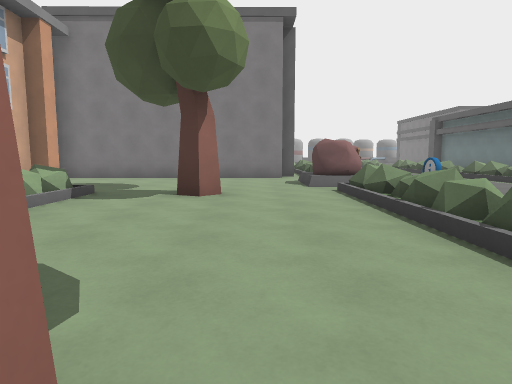
[1] (above)

24 first-person views from a walk through a Godot game level. The camera is 1.3 m above the floor, tilts 6° down and sees 75° across. The floor is counted in squares, 2 m on a side. Each view is taken from the middle of a square. On the plan, view 1 faces up. The plan holds only what a view shows up to about 10 squares ahead; the rest is blank. The place goes on beyond the plan.

[2]
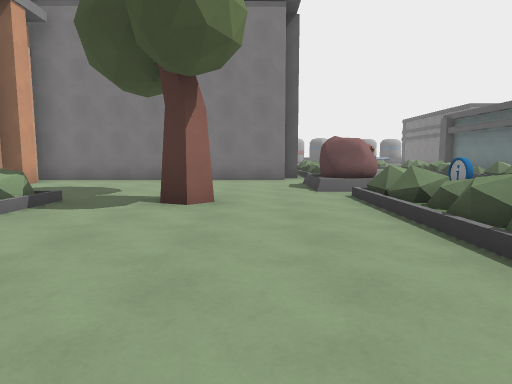

[3]
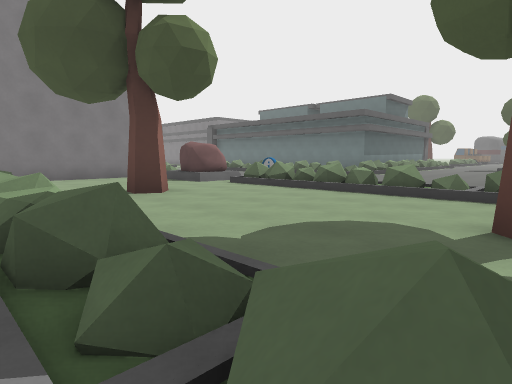

[4]
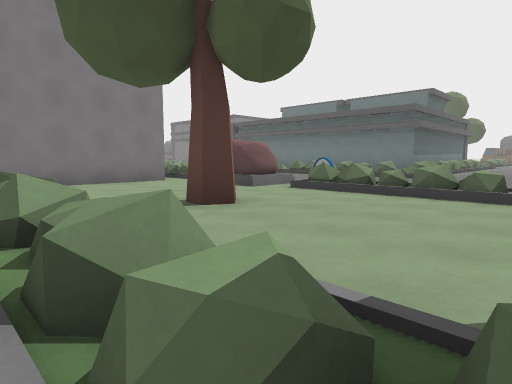

[5]
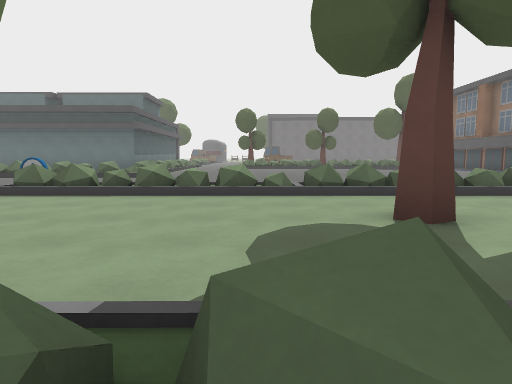

[6]
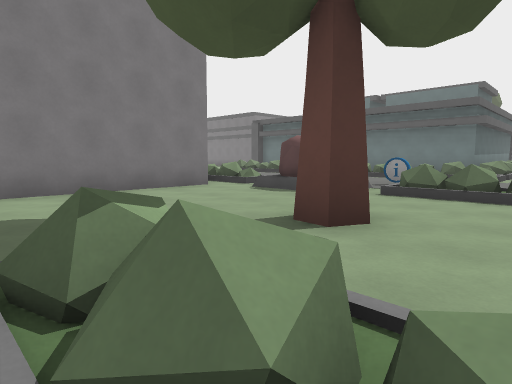

[7]
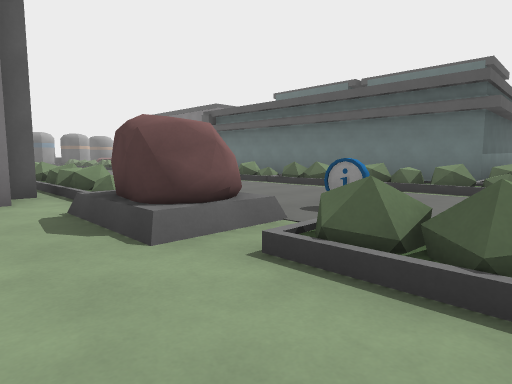

[8]
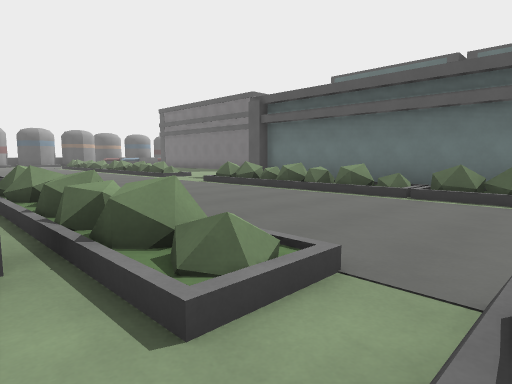

[9]
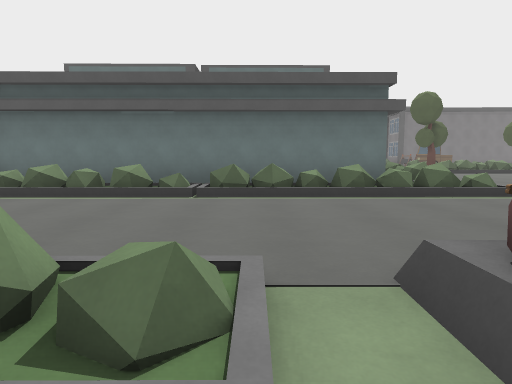

[10]
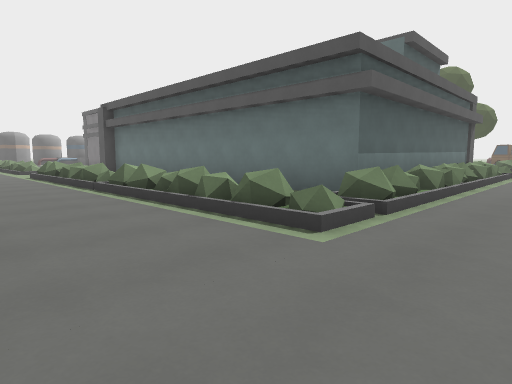

[11]
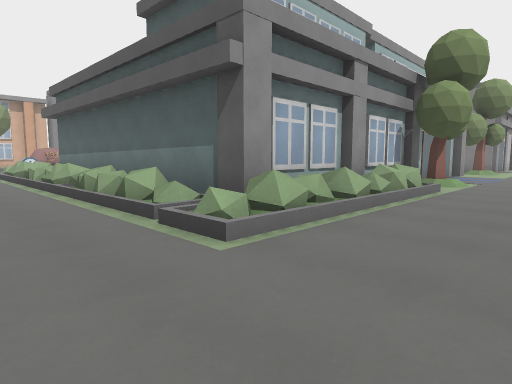

[12]
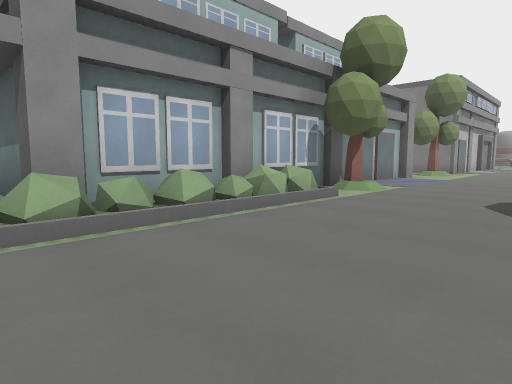

[13]
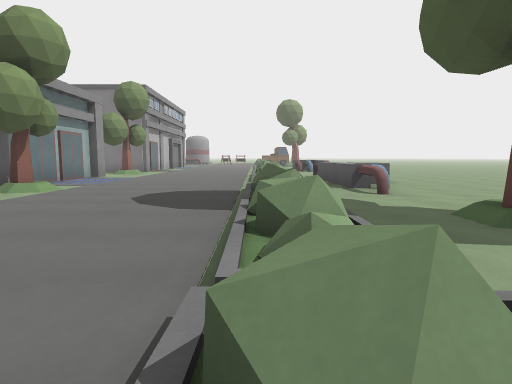

[14]
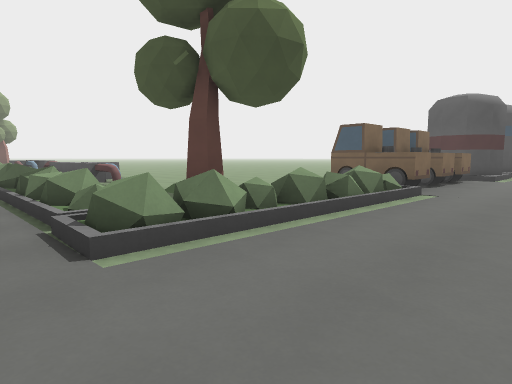

[15]
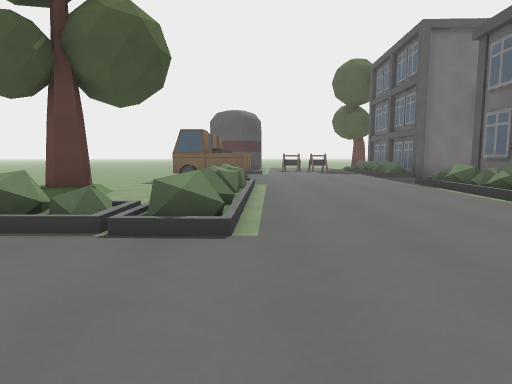

[16]
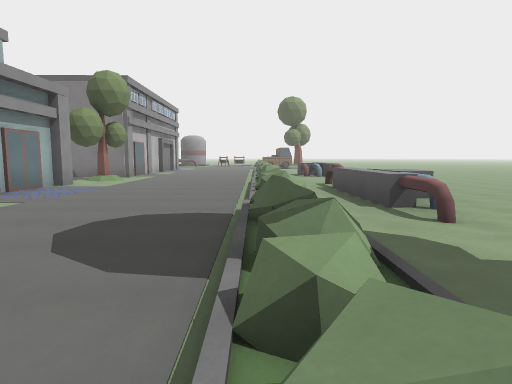

[17]
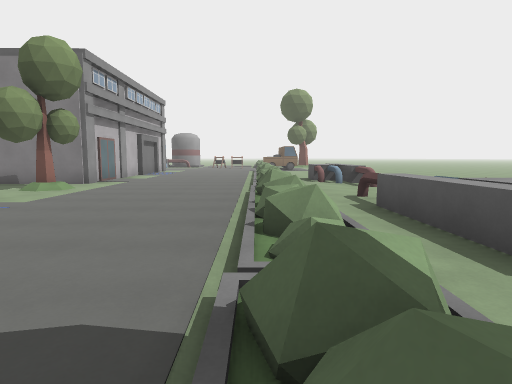

[18]
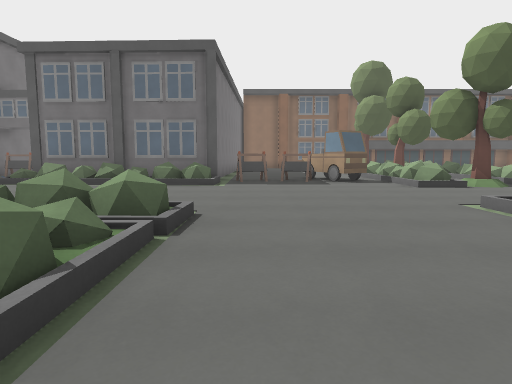

[19]
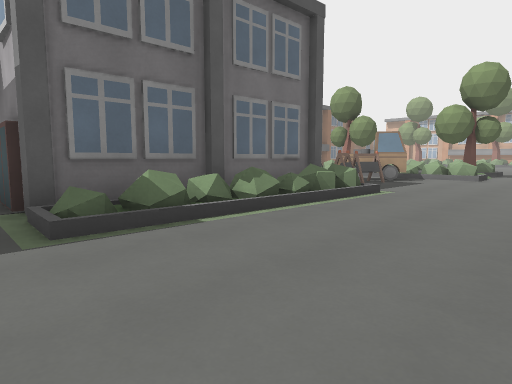

[20]
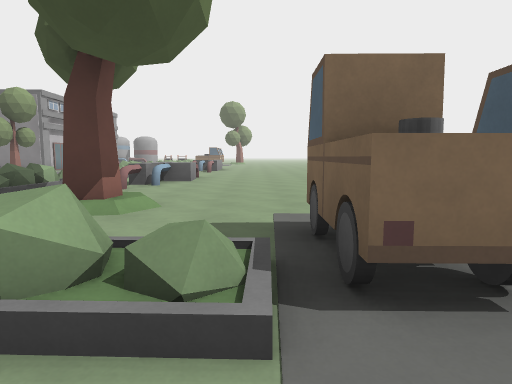

[21]
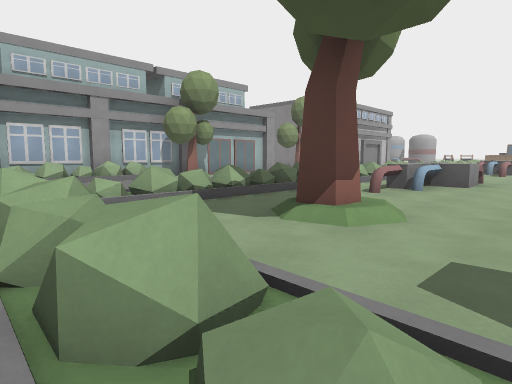

[22]
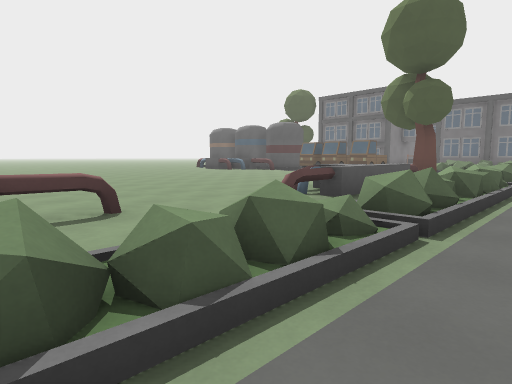

[23]
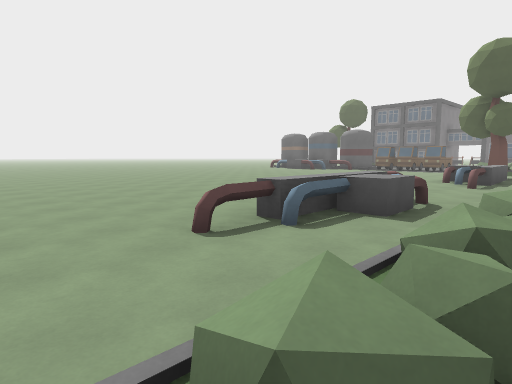

[24]
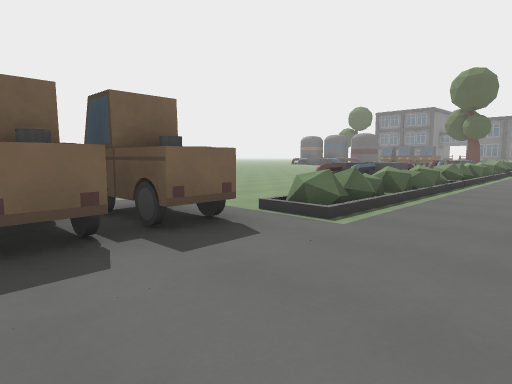

### Floor plan
Key: @ floor where view 1 was taken; # wall or solid block; x gap in a wall; . main floor; : floor 0.25 m higher than the main floor; / step, stairs or slope; D closed door; = window, fence, low wall or low ledge; ^ raised ledge; T tree; C car; B block; O other object.
Columns run from 4 left of view 1 to 28 right of it. Each row starts with its distance up from view 1.
 32                         ...CC
 31                         ...CC
 30                         ...CC
 29                         ..=/.
 28                         ..=/..
 27                          .//...
 26                          .=/.....
 25                          .=/.=...
 24                          .//.=...
 23                          .=/.^...
 22                          .//^^
 21                      #....=/=^
 20                   BBB.....=/.=...
 19                     .T....//.....
 18                      .....//.....
 17           ..         #....=/=....
 16           .=         D....//^....
 15       =  ..x  #      D....=/^^...
 14       = ...=  #      D....=/^^...
 13       = ...=  #     ##/...//^....
 12      #=....=  #     #T/...=/=....
 11 ######=.....  #     #//...//.....
 10 ......:....=  #     ##/...=/./...
  9 ...../^....x  #      #/...=/.T...
  8 ...../#....=  #      #/...//....C
  7 ........O..=. ########/...===/=/C
  6 //.T..= ...#x===^====/#...//////.
  5 //....= .........................
  4 /=....= ......      .............
  3 //....=  ..         //...........
  2 /=....=  ..         T=..../==/=/.
  1 //....x  ..          =CC########.
  0 / .T@.=              =.C..     D

Positions as (right, up) in squares from view 1, and headings:
1: (0, 0), facing up
2: (0, 1), facing up
3: (-4, 0), facing up-right
4: (-4, 2), facing up-right
5: (-4, 2), facing right
6: (-4, 4), facing up-right
7: (0, 5), facing up-right
8: (1, 9), facing up-right
9: (1, 10), facing right
10: (4, 4), facing up-right
11: (20, 4), facing up-left
12: (21, 6), facing up-left
13: (22, 6), facing up
14: (21, 4), facing up-right
15: (19, 6), facing right
16: (22, 8), facing up
17: (22, 11), facing up
18: (21, 10), facing down
19: (28, 5), facing down-left
20: (27, 5), facing up
21: (27, 6), facing up-left
22: (21, 21), facing down-right
23: (22, 27), facing down-right
24: (20, 32), facing down-right
